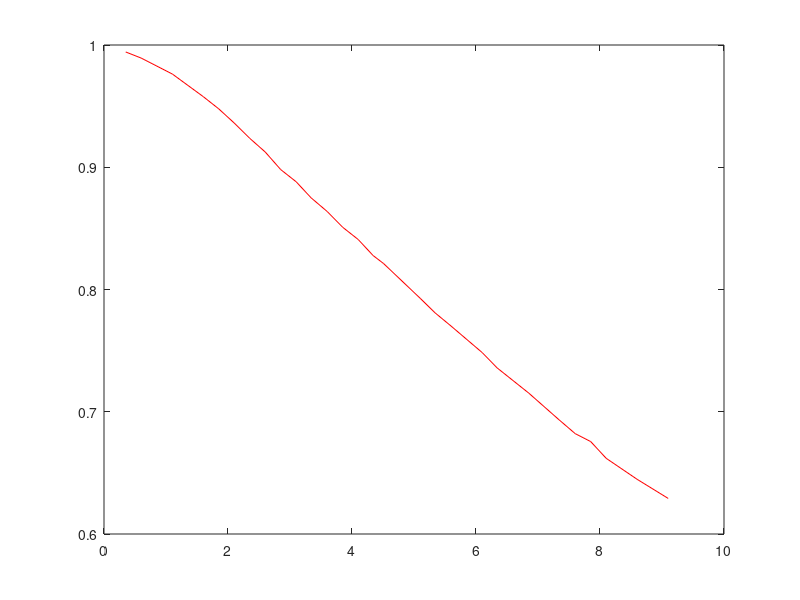

This figure's MATLAB source: (Note: this script raises an error after producing the figure.)
    CalFile = load('CalibrationData.mat');
    CalData = CalFile.CalibrationData;
    
    Expiry = CalData(1:end,1);
    RealPrices = CalData(1:end,2);
    ZCRates = CalData(1:end,3); 
    
    init_gamma = 0.74;
    init_meanRate = 0.0579;
    init_spotInterestRate = 0.0095;
    init_params = [init_gamma,init_meanRate,init_spotInterestRate];
    
    sigma = 0.015;
    t = 0;
    
    tempfwrdrates = ZCRates(2:end) + ...
        (ZCRates(2:end)-ZCRates(1:end-1)).*(Expiry(2:end)./(Expiry(2:end)-Expiry(1:end-1)));
    
    ForwardRates = [ZCRates(1); tempfwrdrates];
    
%   Creates random starting positions for the optimization
    no_Seeds = 10000;
    Param_Seeds = [];
    
    for i = 1:no_Seeds
        rand_gamma = normrnd(init_gamma,sqrt(init_gamma)/10);   
        rand_meanRate = normrnd(init_meanRate,sqrt(init_meanRate)/10);
        rand_spotInterestRate = normrnd(init_spotInterestRate,sqrt(init_spotInterestRate)/10);
        % abs() is used to avoid negative starting seeds, inelegant but
        % effective
        Param_Seeds(i,:) = [abs(rand_gamma),abs(rand_meanRate),abs(rand_spotInterestRate)];
    end
    
    hold off
    plot(Expiry,RealPrices,'r')
    hold on    
    prefitPrices = VasicekPricing(t,Expiry,init_params,sigma);    
    plot(Expiry,prefitPrices,'b')
    
%   Preamble for the least square non-linear solver
    funcIR = @(params)VasicekCalibrate(t,Expiry,params,sigma,RealPrices);    
    lb = [0,0,0];
    ub = [2,0.1,0.1];
    options = optimoptions(@lsqnonlin,'OptimalityTolerance',1E-9,...
        'FunctionTolerance',1E-9)
    
%   Keeps track of best fit residual and stores parameters    
    [solved_params,resnorm] = lsqnonlin(funcIR,init_params,[],[],options);
    best_fit_params = solved_params;
    best_fit_residual = resnorm;
    
%   Runs through the seeds and performs a least squares fit on each seed keeping
%   the data if it better than the previous best fit.
    for i = 1:no_Seeds
        [solved_params,resnorm] = lsqnonlin(funcIR,Param_Seeds(i,:),lb,[],options);
        
        if (resnorm < best_fit_residual)
            best_fit_params = solved_params;
            best_fit_residual = resnorm
        end
    end
    
    fittedPrices = VasicekPricing(t,Expiry,best_fit_params,sigma);
    
    plot(Expiry,fittedPrices,'g')
    
    final_gamma = best_fit_params(1)
    final_meanRate = best_fit_params(2)
    final_spotinterest = best_fit_params(3)    
    final_sigma = sigma

function [diff] = VasicekCalibrate(t,Expiry,params,sigma,RealPrices)
    diff = (VasicekPricing(t,Expiry,params,sigma)-RealPrices).^2;
end

function [price] = VasicekPricing(t,Expiry,params,sigma)    
    % Unpacks parameters
    gamma = params(1);
    meanRate = params(2);
    rt = params(3);
    price = exp(Afunc(t,Expiry,gamma,sigma,meanRate)-(Bfunc(t,Expiry,gamma).*rt));
end


function [output] = Afunc(t,Expiry,gamma,sigma,meanRate)
    part1 = (Bfunc(t,Expiry,gamma)-(Expiry-t))*(meanRate-((sigma^2)/(2*(gamma^2))));
    part2 = ((sigma*Bfunc(t,Expiry,gamma)).^2)/(4*gamma);
    output = part1 - part2;
end

function [output] = Bfunc(t,Expiry,gamma)
    output = (1/gamma)*(1-exp(-gamma*(Expiry-t)));
end


